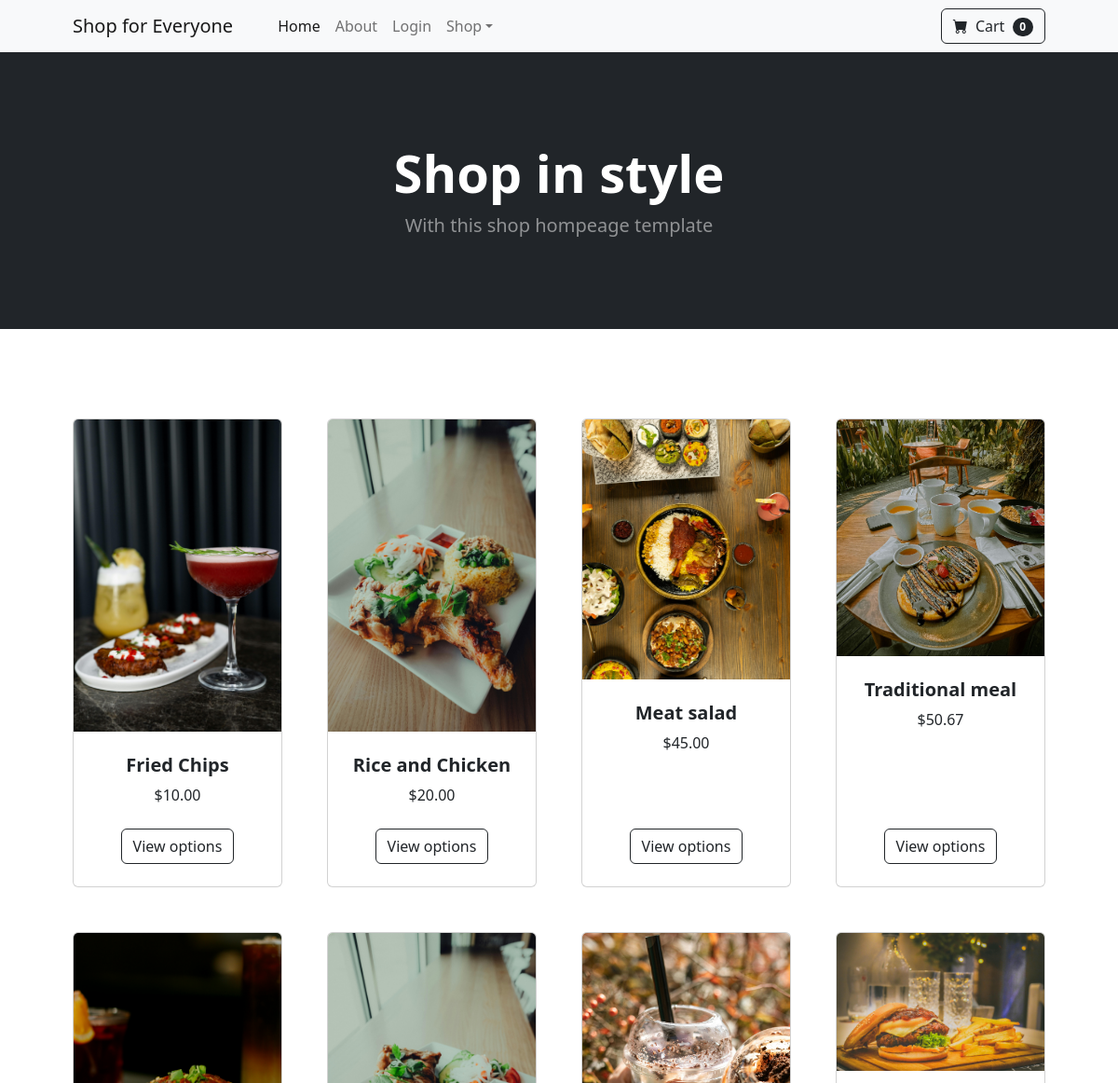
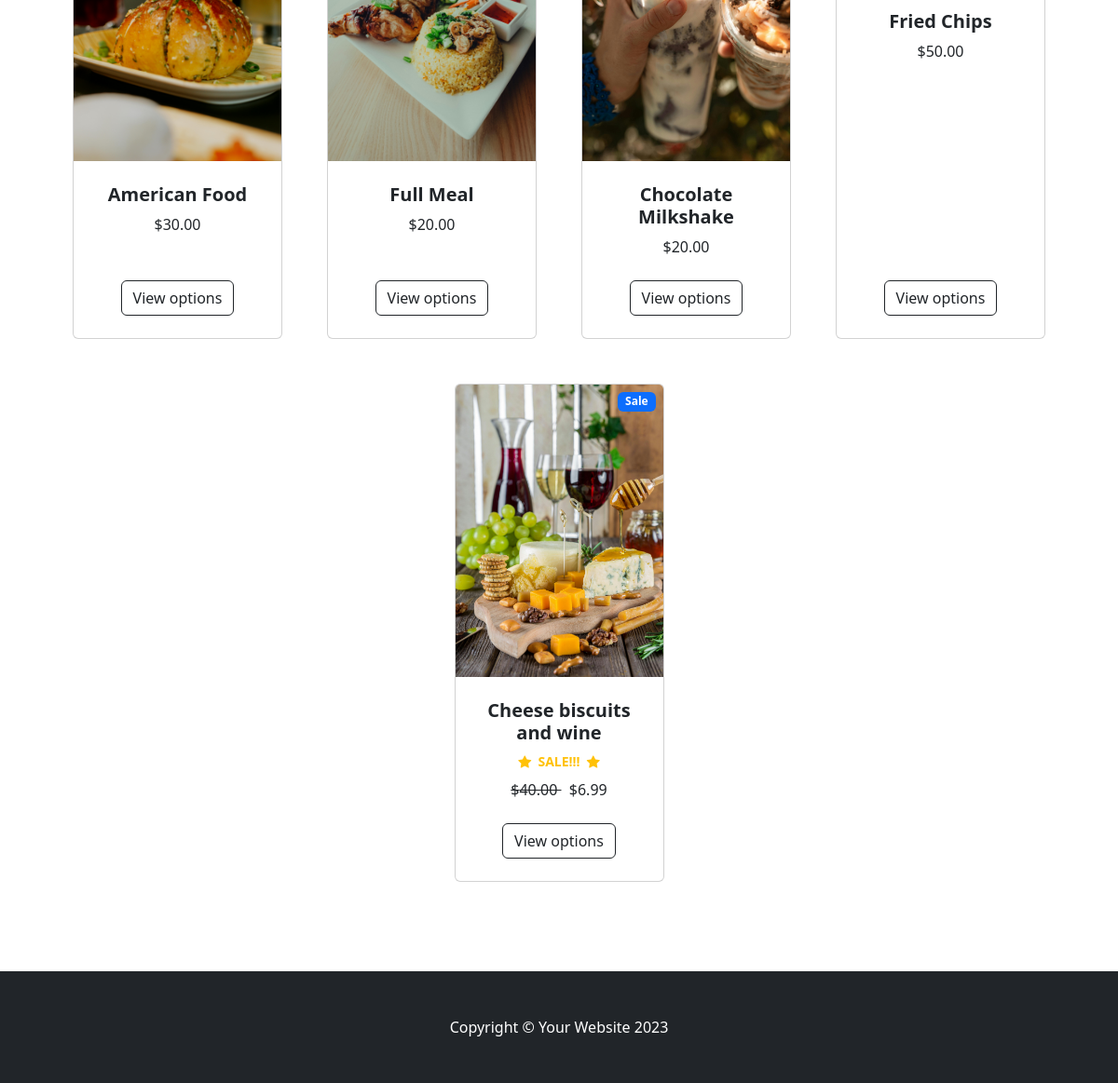
The page / on the database its author committed (2 pictures, top to bottom).
### store/models.py (models this page shows, shortened)
class Product(models.Model):
  name = models.CharField(max_length=100)
  price = models.DecimalField(default=0, decimal_places=2, max_digits=6)
  category = models.ForeignKey(Category, on_delete=models.CASCADE, default=1)
  description = models.CharField(max_length=250, blank=True, null=True)
  image = models.ImageField(upload_to='uploads/product/')
  is_sale = models.BooleanField(default=False)
  sale_price = models.DecimalField(default=0, decimal_places=2, max_digits=6)

### store/views.py (the view)
# urls.py: 2. Add a URL to urlpatterns:  path('', views.home, name='home')
def home(request):
  products = Product.objects.all()
  return render(request, 'home.html', {'products':products})

### store/templates/home.html
{% extends 'base.html' %}
{% load static %}
{% block content %}
    <body>
        <header class="bg-dark py-5">
            <div class="container px-4 px-lg-5 my-5">
                <div class="text-center text-white">
                    <h1 class="display-4 fw-bolder">Shop in style</h1>
                    <p class="lead fw-normal text-white-50 mb-0">With this shop hompeage template</p>
                </div>
            </div>
        </header>
        <section class="py-5">
            <div class="container px-4 px-lg-5 mt-5">
                <div class="row gx-4 gx-lg-5 row-cols-2 row-cols-md-3 row-cols-xl-4 justify-content-center">
                    {% for product in products%}
                    {% if product.is_sale %}
                    <div class="col mb-5">
                        <div class="card h-100">
                           <div class = "badge bg-primary text-white position-absolute" style="top:0.5rem; right:0.5rem">Sale</div>
                            <img class="card-img-top" src="{{ product.image.url }}" alt="..." />
                            <div class="card-body p-4">
                                <div class="text-center">
                                    <h5 class="fw-bolder">{{ product.name}}</h5>
                                     <div class="d-flex justify-content-center small text-warning mb-2">
                                        <div class="bi-star-fill"></div>
                                        &nbsp;&nbsp;<strong>SALE!!!</strong>&nbsp;&nbsp;
                                        <div class="bi-star-fill"></div>
                                     </div>
                                     <strike>
                                    ${{ product.price }}
                                     </strike>
                                     &nbsp;
                                     ${{product.sale_price }}
                                </div>
                            </div>
                            <div class="card-footer p-4 pt-0 border-top-0 bg-transparent">
                                <div class="text-center"><a class="btn btn-outline-dark mt-auto" href="#">View options</a></div>
                            </div>
                        </div>
                    </div>
                    {% else %}
                    <div class="col mb-5">
                        <div class="card h-100">
                            <img class="card-img-top" src="{{ product.image.url }}" alt="..." />
                            <div class="card-body p-4">
                                <div class="text-center">
                                    <h5 class="fw-bolder">{{ product.name}}</h5>
                                    ${{ product.price }}
                                </div>
                            </div>
                            <div class="card-footer p-4 pt-0 border-top-0 bg-transparent">
                                <div class="text-center"><a class="btn btn-outline-dark mt-auto" href="#">View options</a></div>
                            </div>
                        </div>
                    </div>
                    {% endif %}
                    {% endfor %}
            </div>
        </section>
{% endblock%}

### store/templates/base.html (shortened to what this page needs)
{% load static %}
<!DOCTYPE html>
<html lang="en">
  <head>
    <link
      href="https://cdn.jsdelivr.net/npm/bootstrap-icons@1.5.0/font/bootstrap-icons.css"
      rel="stylesheet"
    />
    <link href="{% static 'css/styles.css' %}" rel="stylesheet" />
  </head>
  <body>
    {% include 'navbar.html'%}
     {% block content %} {% endblock %}
    <footer class="py-5 bg-dark">
      <div class="container">
        <p class="m-0 text-center text-white">
          Copyright &copy; Your Website 2023
        </p>
      </div>
    </footer>
  </body>
</html>

### store/templates/navbar.html (shortened to what this page needs)
<nav class="navbar navbar-expand-lg navbar-light bg-light">
            <div class="container px-4 px-lg-5">
                <a class="navbar-brand" href="{% url 'home' %}">Shop for Everyone</a>
                <div class="collapse navbar-collapse" id="navbarSupportedContent">
                    <ul class="navbar-nav me-auto mb-2 mb-lg-0 ms-lg-4">
                        <li class="nav-item"><a class="nav-link active" aria-current="page" href="{% url 'home' %}">Home</a></li>
                        <li class="nav-item"><a class="nav-link" href="{% url 'about' %}">About</a></li>
                        {% if user.is_authenticated %}
                        <li class="nav-item"><a class="nav-link" href="{% url 'logout' %}">Logout</a></li>
                        {% else %}
                        <li class="nav-item"><a class="nav-link" href="{% url 'login' %}">Login</a></li>
                        {% endif %}
                        <li class="nav-item dropdown">
                            <a class="nav-link dropdown-toggle" id="navbarDropdown" href="#" role="button" data-bs-toggle="dropdown" aria-expanded="false">Shop</a>
                        </li>
                    </ul>
                    <form class="d-flex">
                        <button class="btn btn-outline-dark" type="submit">
                            <i class="bi-cart-fill me-1"></i>
                            Cart
                            <span class="badge bg-dark text-white ms-1 rounded-pill">0</span>
                        </button>
                    </form>
                </div>
            </div>
        </nav>

### rows shown on the page
Product: image (picture), name "Fried Chips", price "10.00"
Product: image (picture), name "Rice and Chicken", price "20.00"
Product: image (picture), name "Meat salad", price "45.00"
Product: image (picture), name "Traditional meal", price "50.67"
Product: image (picture), name "American Food", price "30.00"
Product: image (picture), name "Full Meal", price "20.00"
Product: image (picture), name "Chocolate Milkshake", price "20.00"
Product: image (picture), name "Fried Chips", price "50.00"
Product: image (picture), name "Cheese biscuits and wine", price "40.00", sale_price "6.99"
